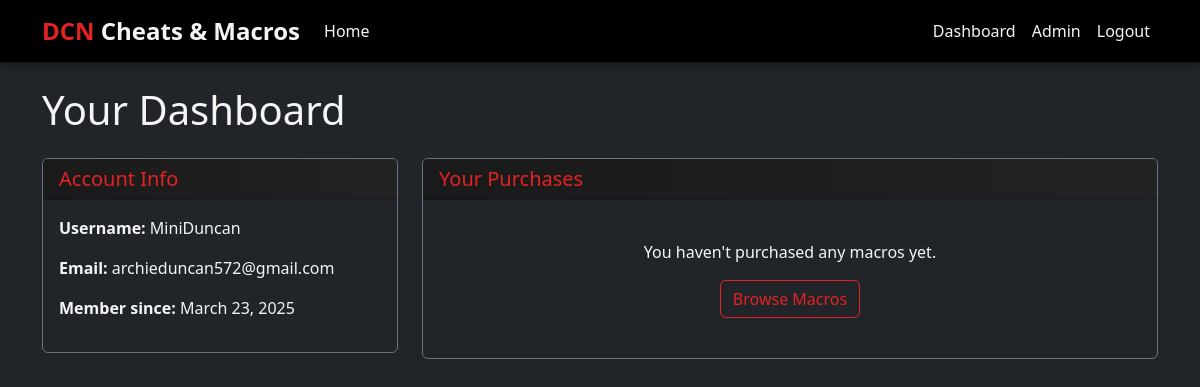
The page /dashboard (signed in) on the database its author committed.
### app.py (models this page shows)
class User(UserMixin, db.Model):
    id = db.Column(db.Integer, primary_key=True)
    username = db.Column(db.String(50), unique=True, nullable=False)
    email = db.Column(db.String(100), unique=True, nullable=False)
    password = db.Column(db.String(200), nullable=False)
    date_registered = db.Column(db.DateTime, default=datetime.utcnow)
    purchases = db.relationship('Purchase', backref='customer', lazy=True)

### app.py (the view)
@app.route('/dashboard')
@login_required
def dashboard():
    purchases = Purchase.query.filter_by(user_id=current_user.id).all()
    return render_template('dashboard.html', purchases=purchases)

### app.py (called while the page is built)
@login_manager.user_loader
def load_user(user_id):
    return User.query.get(int(user_id))

### templates/dashboard.html (shortened to what this page needs)
{% extends 'layout.html' %}
{% block content %}
<h1 class="mb-4">Your Dashboard</h1>
<div class="row">
    <div class="col-lg-4 mb-4">
        <div class="card bg-dark border-secondary h-100">
            <div class="card-header bg-gradient-dark">
                <h2 class="text-danger h5 mb-0">Account Info</h2>
            </div>
            <div class="card-body">
                <p><strong>Username:</strong> {{ current_user.username }}</p>
                <p><strong>Email:</strong> {{ current_user.email }}</p>
                <p><strong>Member since:</strong> {{ current_user.date_registered.strftime('%B %d, %Y') }}</p>
            </div>
        </div>
    </div>
    <div class="col-lg-8">
        <div class="card bg-dark border-secondary">
            <div class="card-header bg-gradient-dark">
                <h2 class="text-danger h5 mb-0">Your Purchases</h2>
            </div>
            <div class="card-body">
                {% if purchases %}
                    <div class="table-responsive">
                        <table class="table table-dark table-hover">
                            <thead>
                                <tr>
                                    <th>Macro</th>
                                    <th>Purchase Date</th>
                                    <th>Downloads</th>
                                    <th>Action</th>
                                </tr>
                            </thead>
                            <tbody>
                                {% for purchase in purchases %}
                                    <tr>
                                        <td>{{ purchase.product.name }}</td>
                                        <td>{{ purchase.purchase_date.strftime('%B %d, %Y') }}</td>
                                        <td>{{ purchase.download_count }}</td>
                                        <td>
                                            <a href="{{ url_for('download_macro', purchase_id=purchase.id) }}" class="btn btn-sm btn-outline-danger">
                                                Download
                                            </a>
                                        </td>
                                    </tr>
                                {% endfor %}
                            </tbody>
                        </table>
                    </div>
                {% else %}
                    <div class="text-center p-4">
                        <p>You haven't purchased any macros yet.</p>
                        <a href="{{ url_for('home') }}" class="btn btn-outline-danger">Browse Macros</a>
                    </div>
                {% endif %}
            </div>
        </div>
    </div>
</div>
{% endblock %}

### static/css/style.css (style rules this page uses)
body { background-color: #000; font-family: 'Segoe UI', Tahoma, Geneva, Verdana, sans-serif; color: #f5f5f5; }
p { color: #f5f5f5; }
.bg-gradient-dark { background: linear-gradient(to right, #1a1a1a, #222); }
.card { transition: transform 0.3s, box-shadow 0.3s; color: #f5f5f5; }
.btn-outline-danger { color: #e52222; border-color: #e52222; }
.text-danger { color: #e52222 !important; }
.text-light { color: #f5f5f5 !important; }

### rows shown on the page
User: username "MiniDuncan", email "archieduncan572@gmail.com", date_registered "March 23, 2025"
